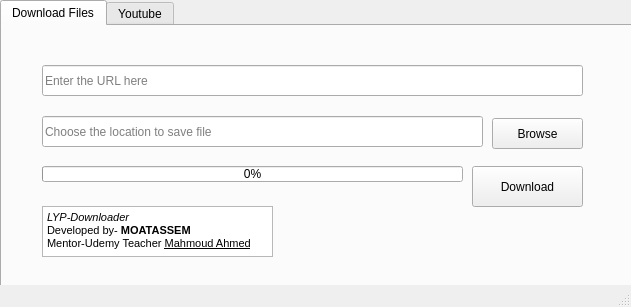
<?xml version="1.0" encoding="UTF-8"?>
<ui version="4.0">
 <class>MainWindow</class>
 <widget class="QMainWindow" name="MainWindow">
  <property name="geometry">
   <rect>
    <x>0</x>
    <y>0</y>
    <width>631</width>
    <height>307</height>
   </rect>
  </property>
  <property name="windowTitle">
   <string>MainWindow</string>
  </property>
  <widget class="QWidget" name="centralwidget">
   <widget class="QTabWidget" name="tabWidget">
    <property name="geometry">
     <rect>
      <x>0</x>
      <y>0</y>
      <width>641</width>
      <height>301</height>
     </rect>
    </property>
    <property name="sizePolicy">
     <sizepolicy hsizetype="Expanding" vsizetype="Expanding">
      <horstretch>50</horstretch>
      <verstretch>50</verstretch>
     </sizepolicy>
    </property>
    <property name="mouseTracking">
     <bool>true</bool>
    </property>
    <property name="autoFillBackground">
     <bool>false</bool>
    </property>
    <property name="currentIndex">
     <number>0</number>
    </property>
    <widget class="QWidget" name="tab">
     <attribute name="title">
      <string>Download Files</string>
     </attribute>
     <widget class="QPushButton" name="pushButton">
      <property name="geometry">
       <rect>
        <x>470</x>
        <y>140</y>
        <width>111</width>
        <height>41</height>
       </rect>
      </property>
      <property name="text">
       <string>Download</string>
      </property>
      <property name="icon">
       <iconset resource="photo.qrc">
        <normaloff>:/icons/download.png</normaloff>:/icons/download.png</iconset>
      </property>
     </widget>
     <widget class="QLineEdit" name="lineEdit">
      <property name="geometry">
       <rect>
        <x>40</x>
        <y>39</y>
        <width>541</width>
        <height>31</height>
       </rect>
      </property>
      <property name="placeholderText">
       <string>Enter the URL here</string>
      </property>
     </widget>
     <widget class="QLineEdit" name="lineEdit_2">
      <property name="geometry">
       <rect>
        <x>40</x>
        <y>90</y>
        <width>441</width>
        <height>31</height>
       </rect>
      </property>
      <property name="placeholderText">
       <string>Choose the location to save file</string>
      </property>
     </widget>
     <widget class="QPushButton" name="pushButton_2">
      <property name="geometry">
       <rect>
        <x>490</x>
        <y>92</y>
        <width>91</width>
        <height>31</height>
       </rect>
      </property>
      <property name="text">
       <string>Browse</string>
      </property>
      <property name="icon">
       <iconset resource="photo.qrc">
        <normaloff>:/icons/magnifyingglass.png</normaloff>:/icons/magnifyingglass.png</iconset>
      </property>
     </widget>
     <widget class="QProgressBar" name="progressBar">
      <property name="geometry">
       <rect>
        <x>40</x>
        <y>140</y>
        <width>421</width>
        <height>16</height>
       </rect>
      </property>
      <property name="value">
       <number>0</number>
      </property>
     </widget>
     <widget class="QTextEdit" name="textEdit">
      <property name="geometry">
       <rect>
        <x>40</x>
        <y>180</y>
        <width>231</width>
        <height>51</height>
       </rect>
      </property>
      <property name="html">
       <string>&lt;!DOCTYPE HTML PUBLIC &quot;-//W3C//DTD HTML 4.0//EN&quot; &quot;http://www.w3.org/TR/REC-html40/strict.dtd&quot;&gt;
&lt;html&gt;&lt;head&gt;&lt;meta name=&quot;qrichtext&quot; content=&quot;1&quot; /&gt;&lt;style type=&quot;text/css&quot;&gt;
p, li { white-space: pre-wrap; }
&lt;/style&gt;&lt;/head&gt;&lt;body style=&quot; font-family:'MS Shell Dlg 2'; font-size:8.25pt; font-weight:400; font-style:normal;&quot;&gt;
&lt;p style=&quot; margin-top:0px; margin-bottom:0px; margin-left:0px; margin-right:0px; -qt-block-indent:0; text-indent:0px;&quot;&gt;&lt;span style=&quot; font-style:italic;&quot;&gt;LYP-Downloader&lt;/span&gt;&lt;/p&gt;
&lt;p style=&quot; margin-top:0px; margin-bottom:0px; margin-left:0px; margin-right:0px; -qt-block-indent:0; text-indent:0px;&quot;&gt;Developed by- &lt;span style=&quot; font-weight:600;&quot;&gt;MOATASSEM&lt;/span&gt;&lt;/p&gt;
&lt;p style=&quot; margin-top:0px; margin-bottom:0px; margin-left:0px; margin-right:0px; -qt-block-indent:0; text-indent:0px;&quot;&gt;Mentor-Udemy Teacher &lt;span style=&quot; font-size:8pt; text-decoration: underline;&quot;&gt;Mahmoud Ahmed&lt;/span&gt;&lt;/p&gt;&lt;/body&gt;&lt;/html&gt;</string>
      </property>
     </widget>
    </widget>
    <widget class="QWidget" name="tab_2">
     <attribute name="title">
      <string>Youtube</string>
     </attribute>
     <widget class="QTabWidget" name="tabWidget_2">
      <property name="geometry">
       <rect>
        <x>0</x>
        <y>0</y>
        <width>661</width>
        <height>311</height>
       </rect>
      </property>
      <property name="currentIndex">
       <number>1</number>
      </property>
      <widget class="QWidget" name="tab_3">
       <attribute name="title">
        <string>Single Video</string>
       </attribute>
       <widget class="QLineEdit" name="lineEdit_4">
        <property name="geometry">
         <rect>
          <x>50</x>
          <y>29</y>
          <width>441</width>
          <height>31</height>
         </rect>
        </property>
        <property name="placeholderText">
         <string>Enter the URL here</string>
        </property>
       </widget>
       <widget class="QLineEdit" name="lineEdit_3">
        <property name="geometry">
         <rect>
          <x>50</x>
          <y>80</y>
          <width>441</width>
          <height>31</height>
         </rect>
        </property>
        <property name="placeholderText">
         <string>Choose the location to save file</string>
        </property>
       </widget>
       <widget class="QProgressBar" name="progressBar_2">
        <property name="geometry">
         <rect>
          <x>57</x>
          <y>120</y>
          <width>531</width>
          <height>23</height>
         </rect>
        </property>
        <property name="value">
         <number>0</number>
        </property>
       </widget>
       <widget class="QLabel" name="label_2">
        <property name="geometry">
         <rect>
          <x>70</x>
          <y>150</y>
          <width>61</width>
          <height>31</height>
         </rect>
        </property>
        <property name="text">
         <string>Video Quality</string>
        </property>
       </widget>
       <widget class="QComboBox" name="comboBox">
        <property name="geometry">
         <rect>
          <x>168</x>
          <y>150</y>
          <width>251</width>
          <height>31</height>
         </rect>
        </property>
       </widget>
       <widget class="QPushButton" name="pushButton_7">
        <property name="geometry">
         <rect>
          <x>500</x>
          <y>30</y>
          <width>91</width>
          <height>31</height>
         </rect>
        </property>
        <property name="text">
         <string>Quality</string>
        </property>
        <property name="icon">
         <iconset resource="photo.qrc">
          <normaloff>:/icons/list-interface-symbol.png</normaloff>:/icons/list-interface-symbol.png</iconset>
        </property>
       </widget>
       <widget class="QPushButton" name="pushButton_14">
        <property name="geometry">
         <rect>
          <x>280</x>
          <y>200</y>
          <width>111</width>
          <height>41</height>
         </rect>
        </property>
        <property name="text">
         <string>Download</string>
        </property>
        <property name="icon">
         <iconset resource="photo.qrc">
          <normaloff>:/icons/download.png</normaloff>:/icons/download.png</iconset>
        </property>
       </widget>
       <widget class="QPushButton" name="pushButton_4">
        <property name="geometry">
         <rect>
          <x>500</x>
          <y>80</y>
          <width>91</width>
          <height>31</height>
         </rect>
        </property>
        <property name="text">
         <string>Browse</string>
        </property>
        <property name="icon">
         <iconset resource="photo.qrc">
          <normaloff>:/icons/magnifyingglass.png</normaloff>:/icons/magnifyingglass.png</iconset>
        </property>
       </widget>
       <widget class="QTextEdit" name="textEdit_2">
        <property name="geometry">
         <rect>
          <x>0</x>
          <y>0</y>
          <width>104</width>
          <height>71</height>
         </rect>
        </property>
        <property name="html">
         <string>&lt;!DOCTYPE HTML PUBLIC &quot;-//W3C//DTD HTML 4.0//EN&quot; &quot;http://www.w3.org/TR/REC-html40/strict.dtd&quot;&gt;
&lt;html&gt;&lt;head&gt;&lt;meta name=&quot;qrichtext&quot; content=&quot;1&quot; /&gt;&lt;style type=&quot;text/css&quot;&gt;
p, li { white-space: pre-wrap; }
&lt;/style&gt;&lt;/head&gt;&lt;body style=&quot; font-family:'MS Shell Dlg 2'; font-size:8.25pt; font-weight:400; font-style:normal;&quot;&gt;
&lt;p style=&quot; margin-top:0px; margin-bottom:0px; margin-left:0px; margin-right:0px; -qt-block-indent:0; text-indent:0px;&quot;&gt;&lt;span style=&quot; font-style:italic;&quot;&gt;This section is Under Development&lt;/span&gt;&lt;/p&gt;&lt;/body&gt;&lt;/html&gt;</string>
        </property>
       </widget>
      </widget>
      <widget class="QWidget" name="tab_4">
       <attribute name="title">
        <string>Playlist</string>
       </attribute>
       <widget class="QLineEdit" name="lineEdit_9">
        <property name="geometry">
         <rect>
          <x>50</x>
          <y>19</y>
          <width>441</width>
          <height>31</height>
         </rect>
        </property>
        <property name="placeholderText">
         <string>Enter the URL here</string>
        </property>
       </widget>
       <widget class="QLineEdit" name="lineEdit_10">
        <property name="geometry">
         <rect>
          <x>50</x>
          <y>70</y>
          <width>441</width>
          <height>31</height>
         </rect>
        </property>
        <property name="placeholderText">
         <string>Choose the location to save file</string>
        </property>
       </widget>
       <widget class="QComboBox" name="comboBox_3">
        <property name="geometry">
         <rect>
          <x>270</x>
          <y>140</y>
          <width>251</width>
          <height>31</height>
         </rect>
        </property>
       </widget>
       <widget class="QLabel" name="label_4">
        <property name="geometry">
         <rect>
          <x>70</x>
          <y>140</y>
          <width>61</width>
          <height>31</height>
         </rect>
        </property>
        <property name="text">
         <string>Video Quality</string>
        </property>
       </widget>
       <widget class="QProgressBar" name="progressBar_5">
        <property name="geometry">
         <rect>
          <x>57</x>
          <y>110</y>
          <width>531</width>
          <height>23</height>
         </rect>
        </property>
        <property name="value">
         <number>0</number>
        </property>
       </widget>
       <widget class="QLabel" name="label_5">
        <property name="geometry">
         <rect>
          <x>60</x>
          <y>170</y>
          <width>101</width>
          <height>31</height>
         </rect>
        </property>
        <property name="text">
         <string>Current Video</string>
        </property>
       </widget>
       <widget class="QLabel" name="label_6">
        <property name="geometry">
         <rect>
          <x>270</x>
          <y>170</y>
          <width>111</width>
          <height>31</height>
         </rect>
        </property>
        <property name="text">
         <string>Total Playlist Videos</string>
        </property>
       </widget>
       <widget class="QLCDNumber" name="lcdNumber">
        <property name="geometry">
         <rect>
          <x>150</x>
          <y>170</y>
          <width>64</width>
          <height>23</height>
         </rect>
        </property>
       </widget>
       <widget class="QLCDNumber" name="lcdNumber_2">
        <property name="geometry">
         <rect>
          <x>380</x>
          <y>170</y>
          <width>64</width>
          <height>23</height>
         </rect>
        </property>
       </widget>
       <widget class="QPushButton" name="pushButton_3">
        <property name="geometry">
         <rect>
          <x>280</x>
          <y>220</y>
          <width>111</width>
          <height>41</height>
         </rect>
        </property>
        <property name="text">
         <string>Download</string>
        </property>
        <property name="icon">
         <iconset resource="photo.qrc">
          <normaloff>:/icons/download.png</normaloff>:/icons/download.png</iconset>
        </property>
       </widget>
       <widget class="QPushButton" name="pushButton_13">
        <property name="geometry">
         <rect>
          <x>500</x>
          <y>70</y>
          <width>91</width>
          <height>31</height>
         </rect>
        </property>
        <property name="text">
         <string>Browse</string>
        </property>
        <property name="icon">
         <iconset resource="photo.qrc">
          <normaloff>:/icons/magnifyingglass.png</normaloff>:/icons/magnifyingglass.png</iconset>
        </property>
       </widget>
       <widget class="QPushButton" name="pushButton_11">
        <property name="geometry">
         <rect>
          <x>500</x>
          <y>20</y>
          <width>91</width>
          <height>31</height>
         </rect>
        </property>
        <property name="text">
         <string>Quality</string>
        </property>
        <property name="icon">
         <iconset resource="photo.qrc">
          <normaloff>:/icons/list-interface-symbol.png</normaloff>:/icons/list-interface-symbol.png</iconset>
        </property>
       </widget>
       <widget class="QTextEdit" name="textEdit_3">
        <property name="geometry">
         <rect>
          <x>0</x>
          <y>0</y>
          <width>104</width>
          <height>71</height>
         </rect>
        </property>
        <property name="html">
         <string>&lt;!DOCTYPE HTML PUBLIC &quot;-//W3C//DTD HTML 4.0//EN&quot; &quot;http://www.w3.org/TR/REC-html40/strict.dtd&quot;&gt;
&lt;html&gt;&lt;head&gt;&lt;meta name=&quot;qrichtext&quot; content=&quot;1&quot; /&gt;&lt;style type=&quot;text/css&quot;&gt;
p, li { white-space: pre-wrap; }
&lt;/style&gt;&lt;/head&gt;&lt;body style=&quot; font-family:'MS Shell Dlg 2'; font-size:8.25pt; font-weight:400; font-style:normal;&quot;&gt;
&lt;p style=&quot; margin-top:0px; margin-bottom:0px; margin-left:0px; margin-right:0px; -qt-block-indent:0; text-indent:0px;&quot;&gt;&lt;span style=&quot; font-style:italic;&quot;&gt;This section is Under Development&lt;/span&gt;&lt;/p&gt;&lt;/body&gt;&lt;/html&gt;</string>
        </property>
       </widget>
      </widget>
     </widget>
    </widget>
   </widget>
  </widget>
  <widget class="QMenuBar" name="menubar">
   <property name="geometry">
    <rect>
     <x>0</x>
     <y>0</y>
     <width>631</width>
     <height>21</height>
    </rect>
   </property>
  </widget>
  <widget class="QStatusBar" name="statusbar"/>
 </widget>
 <resources>
  <include location="photo.qrc"/>
 </resources>
 <connections/>
</ui>
